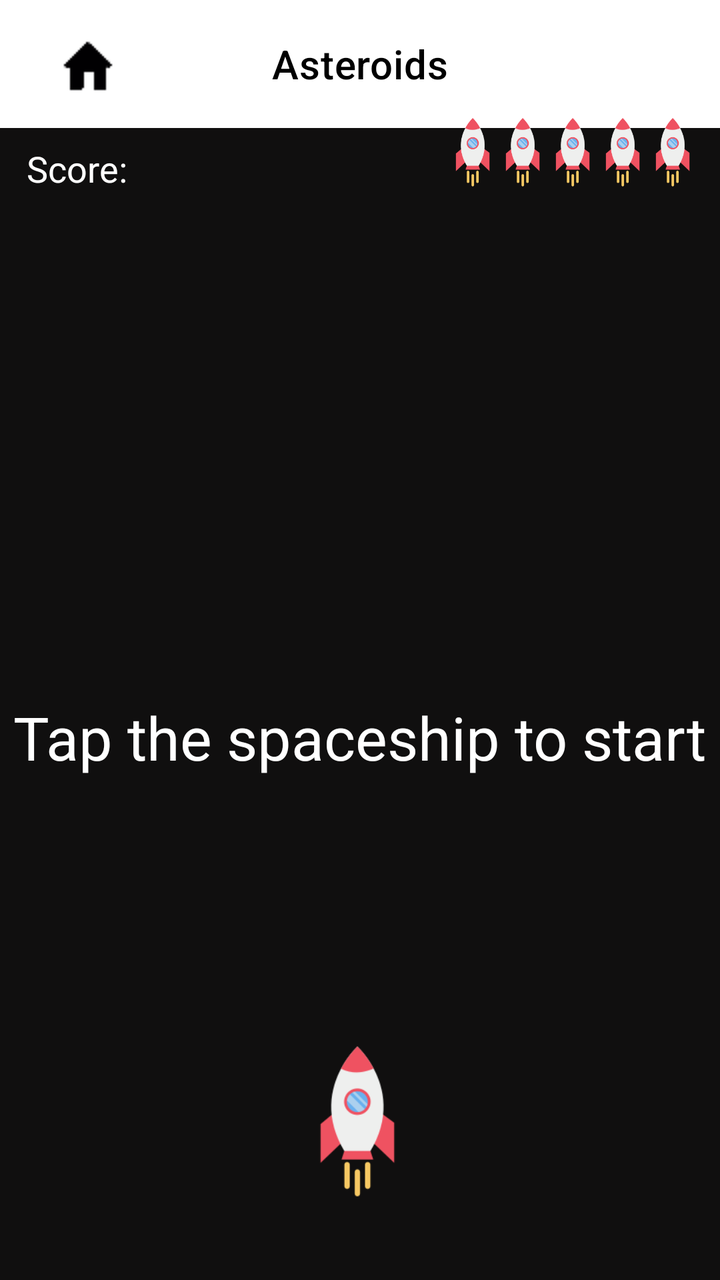
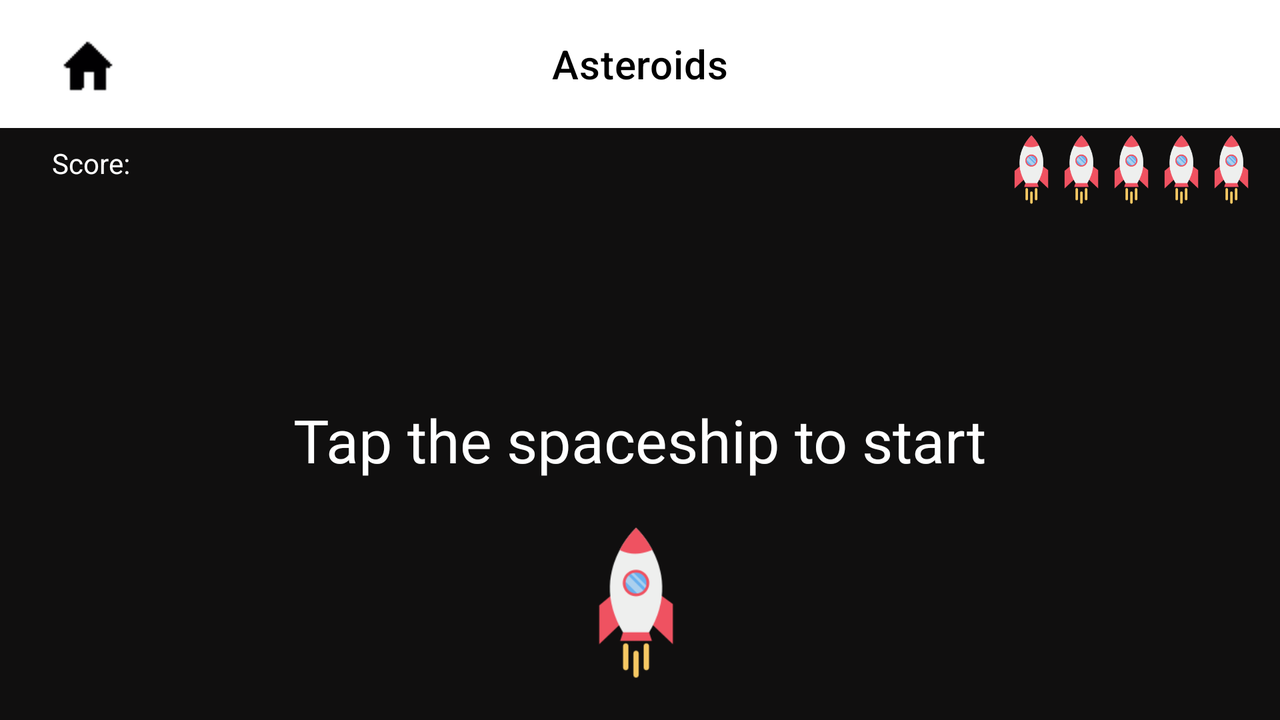

Two renders of one Android screen. The first uses the default layout on a phone; the second uses the alternative layout the repository ships for a different screen configuration, on a matching device. The two XML files are below.
<!-- AndroidManifest.xml: application theme Theme.AsteroidsTest -->
<!-- res/layout/fragment_game.xml -->
<?xml version="1.0" encoding="utf-8"?>
<androidx.constraintlayout.widget.ConstraintLayout xmlns:android="http://schemas.android.com/apk/res/android"
    xmlns:app="http://schemas.android.com/apk/res-auto"
    xmlns:tools="http://schemas.android.com/tools"
    android:id="@+id/gameFragment"
    android:layout_width="match_parent"
    android:layout_height="match_parent"
    android:background="#100F0F"
    tools:context=".GameFragment">

    <com.google.android.material.appbar.AppBarLayout
        android:id="@+id/appBarLayout2"
        android:layout_width="match_parent"
        android:layout_height="wrap_content"
        app:layout_constraintEnd_toEndOf="parent"
        app:layout_constraintStart_toStartOf="parent"
        app:layout_constraintTop_toTopOf="parent">

        <com.google.android.material.appbar.MaterialToolbar
            style="@style/Widget.MaterialComponents.Toolbar.Primary"
            android:id="@+id/topAppBar"
            android:layout_width="match_parent"
            android:layout_height="wrap_content"
            android:background="@color/white"
            android:minHeight="?attr/actionBarSize"
            android:paddingStart="16dp"
            android:paddingLeft="16dp"
            android:paddingEnd="16dp"
            android:paddingRight="16dp"
            android:touchscreenBlocksFocus="true"
            app:navigationIcon="@drawable/home"
            app:title="Asteroids"
            app:titleCentered="true"
            app:titleMargin="4dp"
            app:titleTextColor="@color/black" />
    </com.google.android.material.appbar.AppBarLayout>

    <RelativeLayout
        android:id="@+id/Life_region"
        android:layout_width="120dp"
        android:layout_height="40dp"
        app:layout_constraintBottom_toBottomOf="parent"
        app:layout_constraintEnd_toEndOf="parent"
        app:layout_constraintHorizontal_bias="0.945"
        app:layout_constraintStart_toStartOf="parent"
        app:layout_constraintTop_toTopOf="parent"
        app:layout_constraintVertical_bias="0.092">
        <ImageView
            android:id="@+id/life_1"
            android:layout_width="20dp"
            android:layout_height="40dp"
            android:layout_alignParentStart="true"
            android:layout_alignParentTop="true"
            app:srcCompat="@drawable/ship" />
        <ImageView
            android:id="@+id/life_2"
            android:layout_width="20dp"
            android:layout_height="40dp"
            android:layout_alignParentTop="true"
            android:layout_marginStart="5dp"
            android:layout_toEndOf="@+id/life_1"
            app:srcCompat="@drawable/ship" />
        <ImageView
            android:id="@+id/life_3"
            android:layout_width="20dp"
            android:layout_height="40dp"
            android:layout_alignParentTop="true"
            android:layout_marginStart="5dp"
            android:layout_toEndOf="@+id/life_2"
            app:srcCompat="@drawable/ship" />
        <ImageView
            android:id="@+id/life_4"
            android:layout_width="20dp"
            android:layout_height="40dp"
            android:layout_alignParentTop="true"
            android:layout_marginStart="5dp"
            android:layout_toEndOf="@+id/life_3"
            app:srcCompat="@drawable/ship" />
        <ImageView
            android:id="@+id/life_5"
            android:layout_width="20dp"
            android:layout_height="40dp"
            android:layout_alignParentTop="true"
            android:layout_marginStart="5dp"
            android:layout_toEndOf="@+id/life_4"
            app:srcCompat="@drawable/ship" />
    </RelativeLayout>
    <ImageView
        android:id="@+id/shipImageView"
        android:layout_width="48dp"
        android:layout_height="80dp"
        app:layout_constraintBottom_toBottomOf="parent"
        app:layout_constraintEnd_toEndOf="parent"
        app:layout_constraintHorizontal_bias="0.498"
        app:layout_constraintStart_toStartOf="parent"
        app:layout_constraintTop_toTopOf="parent"
        app:layout_constraintVertical_bias="0.927"
        app:srcCompat="@drawable/ship" />

    <TextView
        android:id="@+id/hitsText"
        android:layout_width="wrap_content"
        android:layout_height="wrap_content"
        android:layout_marginTop="8dp"
        android:text="@string/score"
        android:textSize="18sp"
        android:textColor="@color/white"
        app:layout_constraintEnd_toEndOf="parent"
        app:layout_constraintHorizontal_bias="0.043"
        app:layout_constraintStart_toStartOf="parent"
        app:layout_constraintTop_toBottomOf="@+id/appBarLayout2" />

    <TextView
        android:id="@+id/startText"
        android:layout_width="wrap_content"
        android:layout_height="wrap_content"
        android:text="@string/start_text"
        android:textColor="@color/white"
        android:textSize="30sp"
        app:layout_constraintBottom_toBottomOf="parent"
        app:layout_constraintEnd_toEndOf="parent"
        app:layout_constraintStart_toStartOf="parent"
        app:layout_constraintTop_toBottomOf="@+id/appBarLayout2"
        app:layout_constraintVertical_bias="0.531" />

    <ImageView
        android:id="@+id/star1"
        android:layout_width="wrap_content"
        android:layout_height="wrap_content"
        android:layout_marginTop="40dp"
        android:background="@drawable/stars"
        app:layout_constraintEnd_toEndOf="parent"
        app:layout_constraintHorizontal_bias="0.065"
        app:layout_constraintStart_toStartOf="parent"
        app:layout_constraintTop_toBottomOf="@+id/hitsText" />

    <ImageView
        android:id="@+id/star2"
        android:layout_width="55dp"
        android:layout_height="54dp"
        android:layout_marginTop="188dp"
        android:background="@drawable/stars"
        app:layout_constraintEnd_toEndOf="parent"
        app:layout_constraintHorizontal_bias="0.404"
        app:layout_constraintStart_toStartOf="parent"
        app:layout_constraintTop_toTopOf="@+id/appBarLayout2" />

    <ImageView
        android:id="@+id/star3"
        android:layout_width="wrap_content"
        android:layout_height="wrap_content"
        android:layout_marginTop="80dp"
        android:background="@drawable/stars"
        app:layout_constraintEnd_toEndOf="parent"
        app:layout_constraintHorizontal_bias="0.522"
        app:layout_constraintStart_toStartOf="parent"
        app:layout_constraintTop_toTopOf="@+id/appBarLayout2" />

    <ImageView
        android:id="@+id/star4"
        android:layout_width="46dp"
        android:layout_height="43dp"
        android:layout_marginTop="108dp"
        android:background="@drawable/stars"
        app:layout_constraintEnd_toEndOf="parent"
        app:layout_constraintHorizontal_bias="0.994"
        app:layout_constraintStart_toStartOf="parent"
        app:layout_constraintTop_toTopOf="@+id/appBarLayout2" />

    <ImageView
        android:id="@+id/star5"
        android:layout_width="20dp"
        android:layout_height="20dp"
        android:layout_marginTop="288dp"
        android:background="@drawable/stars"
        app:layout_constraintEnd_toEndOf="parent"
        app:layout_constraintHorizontal_bias="0.78"
        app:layout_constraintStart_toStartOf="parent"
        app:layout_constraintTop_toTopOf="@+id/appBarLayout2" />

    <ImageView
        android:id="@+id/star6"
        android:layout_width="wrap_content"
        android:layout_height="wrap_content"
        android:layout_marginBottom="24dp"
        android:background="@drawable/stars"
        app:layout_constraintBottom_toBottomOf="parent"
        app:layout_constraintEnd_toEndOf="parent"
        app:layout_constraintHorizontal_bias="0.173"
        app:layout_constraintStart_toStartOf="parent" />

    <ImageView
        android:id="@+id/star7"
        android:layout_width="57dp"
        android:layout_height="52dp"
        android:layout_marginBottom="52dp"
        android:background="@drawable/stars"
        app:layout_constraintBottom_toBottomOf="parent"
        app:layout_constraintEnd_toEndOf="parent"
        app:layout_constraintHorizontal_bias="0.954"
        app:layout_constraintStart_toStartOf="parent" />

    <ImageView
        android:id="@+id/star8"
        android:layout_width="wrap_content"
        android:layout_height="wrap_content"
        android:layout_marginBottom="192dp"
        android:background="@drawable/stars"
        app:layout_constraintBottom_toBottomOf="parent"
        app:layout_constraintEnd_toEndOf="parent"
        app:layout_constraintHorizontal_bias="0.065"
        app:layout_constraintStart_toStartOf="parent" />

    <ImageView
        android:id="@+id/star9"
        android:layout_width="wrap_content"
        android:layout_height="wrap_content"
        android:layout_marginTop="324dp"
        android:background="@drawable/stars"
        app:layout_constraintEnd_toEndOf="parent"
        app:layout_constraintHorizontal_bias="0.173"
        app:layout_constraintStart_toStartOf="parent"
        app:layout_constraintTop_toTopOf="@+id/appBarLayout2" />

    <ImageView
        android:id="@+id/star10"
        android:layout_width="40dp"
        android:layout_height="44dp"
        android:layout_marginBottom="220dp"
        android:background="@drawable/stars"
        app:layout_constraintBottom_toBottomOf="parent"
        app:layout_constraintEnd_toEndOf="parent"
        app:layout_constraintHorizontal_bias="0.741"
        app:layout_constraintStart_toStartOf="parent" />
</androidx.constraintlayout.widget.ConstraintLayout>
<!-- resources referenced by this layout -->
<resources>
  <!-- drawable home: png bitmap (drawable, 240 bytes) -->
  <!-- drawable ship: png bitmap (drawable, 4552 bytes) -->
  <!-- drawable stars (drawable) -->
  <?xml version="1.0" encoding="utf-8"?>
  <animation-list xmlns:android="http://schemas.android.com/apk/res/android">
      <item android:drawable="@drawable/star_1" android:duration="60" />
      <item android:drawable="@drawable/star_2" android:duration="60" />
      <item android:drawable="@drawable/star_3" android:duration="60" />
      <item android:drawable="@drawable/star_4" android:duration="60" />
      <item android:drawable="@drawable/star_5" android:duration="60" />
      <item android:drawable="@drawable/star_6" android:duration="60" />
  </animation-list>
  <string name="score">Score:</string>
  <string name="start_text">Tap the spaceship to start</string>
  <style name="Theme.AsteroidsTest" parent="Base.Theme.AsteroidsTest" />
  <style name="Base.Theme.AsteroidsTest" parent="Theme.Material3.DayNight.NoActionBar">
          
          
      </style>
</resources>
<!-- res/layout-land/fragment_game.xml (the repository's variant of the layout above) -->
<!-- drawn on the phone turned sideways -->
<?xml version="1.0" encoding="utf-8"?>
<androidx.constraintlayout.widget.ConstraintLayout xmlns:android="http://schemas.android.com/apk/res/android"
    xmlns:app="http://schemas.android.com/apk/res-auto"
    xmlns:tools="http://schemas.android.com/tools"
    android:id="@+id/gameFragment"
    android:layout_width="match_parent"
    android:layout_height="match_parent"
    android:background="#100F0F"
    tools:context=".GameFragment">

    <com.google.android.material.appbar.AppBarLayout
        android:id="@+id/appBarLayout2"
        android:layout_width="match_parent"
        android:layout_height="wrap_content"
        app:layout_constraintEnd_toEndOf="parent"
        app:layout_constraintStart_toStartOf="parent"
        app:layout_constraintTop_toTopOf="parent">

        <com.google.android.material.appbar.MaterialToolbar
            style="@style/Widget.MaterialComponents.Toolbar.Primary"
            android:layout_width="match_parent"
            android:layout_height="wrap_content"
            android:background="@color/white"
            android:minHeight="?attr/actionBarSize"
            android:paddingStart="16dp"
            android:paddingLeft="16dp"
            android:paddingEnd="16dp"
            android:paddingRight="16dp"
            android:touchscreenBlocksFocus="true"
            app:menu="@menu/top_app_bar"
            app:navigationIcon="@drawable/home"
            app:title="Asteroids"
            app:titleCentered="true"
            app:titleMargin="4dp"
            app:titleTextColor="@color/black" />
    </com.google.android.material.appbar.AppBarLayout>

    <RelativeLayout
        android:id="@+id/Life_region"
        android:layout_width="120dp"
        android:layout_height="40dp"
        app:layout_constraintEnd_toEndOf="parent"
        app:layout_constraintHorizontal_bias="0.973"
        app:layout_constraintStart_toStartOf="parent"
        app:layout_constraintTop_toBottomOf="@+id/appBarLayout2">

        <ImageView
            android:id="@+id/life_1"
            android:layout_width="20dp"
            android:layout_height="40dp"
            android:layout_alignParentStart="true"
            android:layout_alignParentTop="true"
            app:srcCompat="@drawable/ship" />

        <ImageView
            android:id="@+id/life_2"
            android:layout_width="20dp"
            android:layout_height="40dp"
            android:layout_alignParentTop="true"
            android:layout_marginStart="5dp"
            android:layout_toEndOf="@+id/life_1"
            app:srcCompat="@drawable/ship" />

        <ImageView
            android:id="@+id/life_3"
            android:layout_width="20dp"
            android:layout_height="40dp"
            android:layout_alignParentTop="true"
            android:layout_marginStart="5dp"
            android:layout_toEndOf="@+id/life_2"
            app:srcCompat="@drawable/ship" />

        <ImageView
            android:id="@+id/life_4"
            android:layout_width="20dp"
            android:layout_height="40dp"
            android:layout_alignParentTop="true"
            android:layout_marginStart="5dp"
            android:layout_toEndOf="@+id/life_3"
            app:srcCompat="@drawable/ship" />

        <ImageView
            android:id="@+id/life_5"
            android:layout_width="20dp"
            android:layout_height="40dp"
            android:layout_alignParentTop="true"
            android:layout_marginStart="5dp"
            android:layout_toEndOf="@+id/life_4"
            app:srcCompat="@drawable/ship" />
    </RelativeLayout>

    <ImageView
        android:id="@+id/shipImageView"
        android:layout_width="48dp"
        android:layout_height="80dp"
        app:layout_constraintBottom_toBottomOf="parent"
        app:layout_constraintEnd_toEndOf="parent"
        app:layout_constraintHorizontal_bias="0.498"
        app:layout_constraintStart_toStartOf="parent"
        app:layout_constraintTop_toTopOf="parent"
        app:layout_constraintVertical_bias="0.927"
        app:srcCompat="@drawable/ship" />



    <TextView
        android:id="@+id/hitsText"
        android:layout_width="wrap_content"
        android:layout_height="wrap_content"
        android:layout_marginTop="8dp"
        android:text="@string/score"
        android:textColor="@color/white"
        app:layout_constraintEnd_toEndOf="parent"
        app:layout_constraintHorizontal_bias="0.043"
        app:layout_constraintStart_toStartOf="parent"
        app:layout_constraintTop_toBottomOf="@+id/appBarLayout2" />

    <TextView
        android:id="@+id/startText"
        android:layout_width="wrap_content"
        android:layout_height="wrap_content"
        android:text="@string/start_text"
        android:textColor="@color/white"
        android:textSize="30sp"
        app:layout_constraintBottom_toBottomOf="parent"
        app:layout_constraintEnd_toEndOf="parent"
        app:layout_constraintStart_toStartOf="parent"
        app:layout_constraintTop_toBottomOf="@+id/appBarLayout2"
        app:layout_constraintVertical_bias="0.531" />

</androidx.constraintlayout.widget.ConstraintLayout>
<!-- resources referenced by the variant -->
<!-- as the phone turned sideways resolves them -->
<resources>
  <!-- drawable home: png bitmap (drawable, 240 bytes) -->
  <!-- drawable ship: png bitmap (drawable, 4552 bytes) -->
  <string name="score">Score:</string>
  <string name="start_text">Tap the spaceship to start</string>
  <style name="Theme.AsteroidsTest" parent="Base.Theme.AsteroidsTest" />
  <style name="Base.Theme.AsteroidsTest" parent="Theme.Material3.DayNight.NoActionBar">
          
          
      </style>
</resources>
